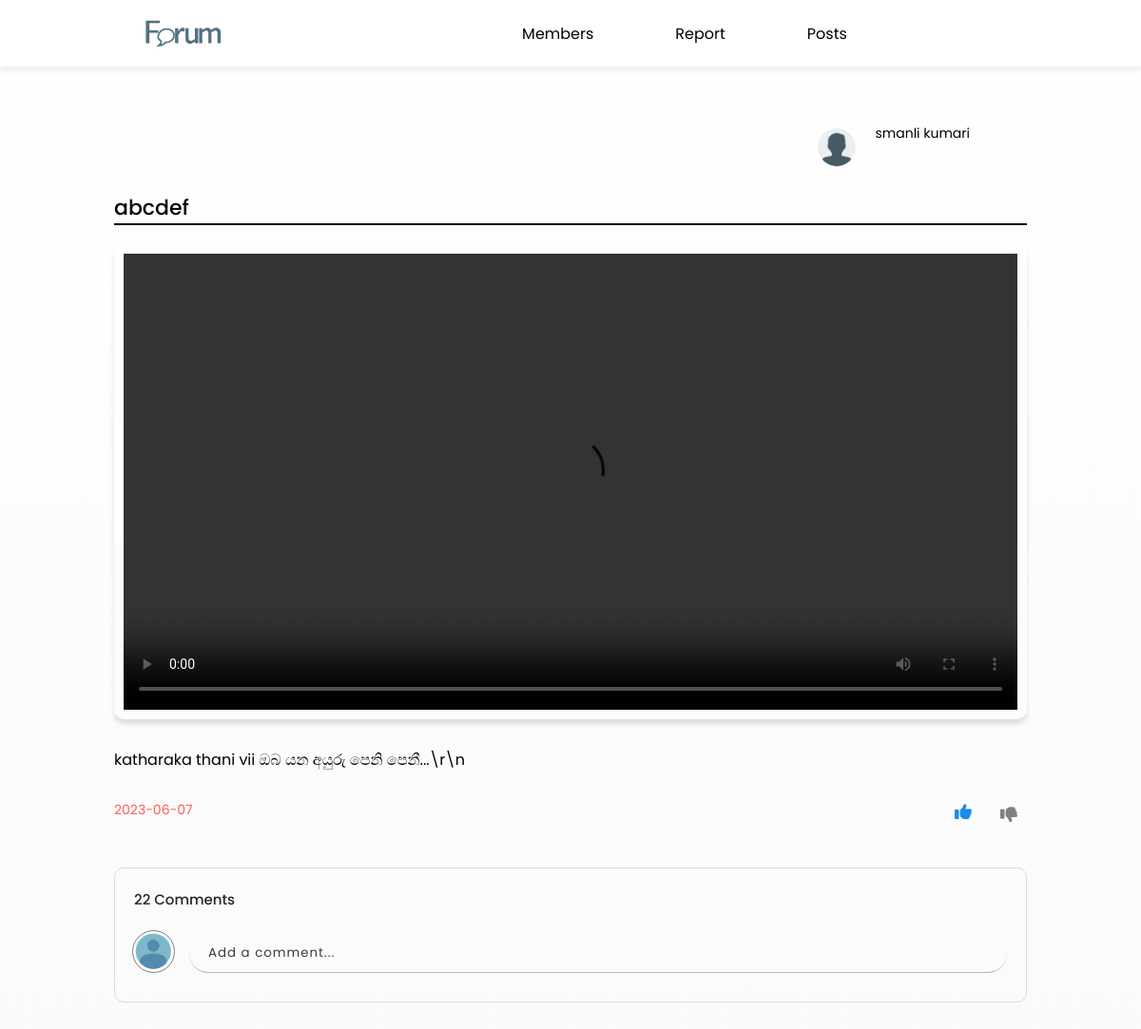
Page /ElakiriClone_new/admin/admin-view-post.php?pid=2 (signed in) on the committed database.
### tables this page shows
CREATE TABLE IF NOT EXISTS `users` (
  `fname` varchar(35) DEFAULT NULL,
  `lname` varchar(35) DEFAULT NULL,
  `email` varchar(100) NOT NULL,
  `username` varchar(50) DEFAULT NULL,
  `password` varchar(150) DEFAULT NULL,
  `register_date` datetime DEFAULT NULL,
  `verification_code` varchar(50) DEFAULT NULL,
  `blocked` int DEFAULT '0',
  PRIMARY KEY (`email`)
);

CREATE TABLE IF NOT EXISTS `post` (
  `id` int NOT NULL AUTO_INCREMENT,
  `post_title` varchar(200) DEFAULT NULL,
  `user_email` varchar(50) DEFAULT NULL,
  `category_id` int DEFAULT NULL,
  `media` varchar(150) DEFAULT NULL,
  `post_content` text,
  `date` datetime DEFAULT NULL,
  `hidden` int DEFAULT '0',
  `view_id` int DEFAULT '1',
  PRIMARY KEY (`id`),
  KEY `FK_post_users` (`user_email`),
  KEY `FK_post_category` (`category_id`),
  KEY `FK_post_post_view` (`view_id`),
  CONSTRAINT `FK_post_category` FOREIGN KEY (`category_id`) REFERENCES `category` (`id`),
  CONSTRAINT `FK_post_post_view` FOREIGN KEY (`view_id`) REFERENCES `post_view` (`id`),
  CONSTRAINT `FK_post_users` FOREIGN KEY (`user_email`) REFERENCES `users` (`email`)
);

CREATE TABLE IF NOT EXISTS `reaction` (
  `id` int NOT NULL AUTO_INCREMENT,
  `post_id` int DEFAULT NULL,
  `react_id` int DEFAULT NULL,
  `user_email` varchar(50) DEFAULT NULL,
  PRIMARY KEY (`id`),
  KEY `FK_reaction_post` (`post_id`),
  KEY `FK_reaction_users` (`user_email`),
  KEY `FK_reaction_react` (`react_id`),
  CONSTRAINT `FK_reaction_post` FOREIGN KEY (`post_id`) REFERENCES `post` (`id`),
  CONSTRAINT `FK_reaction_react` FOREIGN KEY (`react_id`) REFERENCES `react` (`id`),
  CONSTRAINT `FK_reaction_users` FOREIGN KEY (`user_email`) REFERENCES `users` (`email`)
);

### ElakiriClone_new/admin/connection.php (called while the page is built, shortened)
<?php
class Database
{
    public static $connecrtion;
    public static function setUpConnection()
    {
        if (!isset(Database::$connecrtion)) {
            Database::$connecrtion = new mysqli("localhost", "root", "your_password", "elakiri", "3306");
        }
    }
    public static function search($q)
    {
        $resultset = Database::$connecrtion->query($q);
        return $resultset;
    }
}

### ElakiriClone_new/admin/admin-view-post.php (the view, shortened to what this page needs)
<?php
require("connection.php");
$pid = $_GET["pid"];
?>
<!DOCTYPE html>
<html lang="en">
<head>
    <link rel="stylesheet" href="https://cdnjs.cloudflare.com/ajax/libs/font-awesome/6.4.0/css/all.min.css" />
    <link rel="stylesheet" href="../css/view-post.css">
    <link rel="stylesheet" href="../css/comments.css">
    <link rel="stylesheet" href="../css/common.css">
    <link rel="stylesheet" href="css/admin-view-post.css">
</head>
<body onload="loadcomment('<?php echo $pid; ?>')">
    <header>
        <div class="header-left">
            <a onclick="pageTravel('../home.php')"><img src="../images/header/Forum-logo.png" alt="LOGO" class="header-logo"></a>
        </div>
        <nav class="header-mid">
            <a class="navs" href="adminpannel.php">Members</a>
            <a class="navs" href="report-post.php">Report</a>
            <a class="navs " href="admin-posts.php">Posts</a>
        </nav>
    </header>
    <div class="view-post-container">
        <?php
        $d = new DateTime();
        $tz = new DateTimezone("Asia/Colombo");
        $d->setTimezone($tz);
        $ndate = $d->format("Y-m-d H:i:s");
        $CposttrendRS = Database::search("SELECT * FROM `post` WHERE `id` = '" . $pid . "' ");
        $TrCtnrow = $CposttrendRS->num_rows;
        if ($TrCtnrow == 1) {
            $TrCtPostdata = $CposttrendRS->fetch_assoc();
            $authorResult = Database::search("SELECT * FROM `users` WHERE `email` = '" . $TrCtPostdata["user_email"] . "'");
            $Authordata = $authorResult->fetch_assoc();
            $file_name = $TrCtPostdata["media"];
            $file_extension = pathinfo($file_name, PATHINFO_EXTENSION);
        }
        $postdate1 = new DateTime($TrCtPostdata["date"]);
        $postdate2 = new DateTime($ndate);
        $postdatearray = explode(" ", $TrCtPostdata["date"]);
        $postinterval = $postdate1->diff($postdate2);
        if (isset($_SESSION["user_email"])) {
            $Tuserlikers = Database::search("SELECT * FROM `reaction` WHERE `post_id` = '" . $TrCtPostdata["id"] . "' AND `user_email` = '" . $_SESSION["user_email"] . "' ");
            $Tuserlikenrow = $Tuserlikers->num_rows;
            if ($Tuserlikenrow == "1") {
                $Tuserlikedata = $Tuserlikers->fetch_assoc();
            }
        }
        $ViproRs  = Database::search("SELECT * FROM `profile_pic` WHERE `email` = '" . $Authordata["email"] . "'");
        $Vpicrow = $ViproRs->num_rows;
        ?>
        <div class="view-user-cont">
            <div class="view-user-sec-cont">
                <div class="view-user-pic-holder">
                    <?php
                    if ($Vpicrow == "1") {
                        $VpicData = $ViproRs->fetch_assoc();
                    ?>
                        <img src="../images/profile_pic/<?php echo $VpicData["image"] ?>" alt="user" class="view-user-pic">
                    <?php
                    } else {
                    ?>
                        <img src="../images/header/forum-user-img.avif" alt="user" class="view-user-pic">
                    <?php
                    }
                    ?>
                </div>
                <div class="view-user-des-cont">
                    <div class="view-user-name"><?php echo $Authordata["fname"] . " " . $Authordata["lname"] ?> </div>
                </div>
            </div>
        </div>
        <div class="post-title"><?php echo $TrCtPostdata["post_title"] ?></div>
        <div class="post-media-holder">
            <?php
            $removeRs = Database::search("SELECT * FROM `remove_post`  WHERE `post_id` = '" . $pid . "'  ");
            $removeRow = $removeRs->num_rows;
            if ($removeRow > "0") {
                $removeData = $removeRs->fetch_assoc();
            ?>
                <span class="view-reported-note">
                    <span>Post is removed</span>
                    <span class="view-reported-note-sub"><?php echo $removeData["reason"] ?></span>
                </span>
            <?php
            }
            if ($file_extension == "mp3") {
            ?>
                <img src="../images/post/audio/Audio_CD.png" alt="" class="post-audio post-media">
                <audio controls class="post-pic post-audio">
                    <source src="../images/post/audio/<?php echo $TrCtPostdata["media"] ?>" type="audio/mp3">
                    Your browser does not support the audio element.
                </audio>
            <?php
            } elseif ($file_extension == "mp4") {
            ?>
                <video controls class="post post-media">
                    <source src="../images/post/video/<?php echo $TrCtPostdata["media"] ?>" type="video/mp4">
                </video>
            <?php
            } else {
            ?>
                <img src="../images/post/image/<?php echo $TrCtPostdata["media"] ?>" alt="" class="post-media">
            <?php
            }
            ?>
        </div>
        <p class="post-text-content">
            <?php echo $TrCtPostdata["post_content"] ?>
        </p>
        <div class="post-details">
            <div class="post-date"><?php if ($postinterval->y > 0) {
                                        echo $postdatearray[0];
                                    } elseif ($postinterval->m > 0) {
                                        echo $postdatearray[0];
                                    } elseif ($postinterval->days > 0) {
                                        echo $postinterval->days . " " . "days ago";
                                    } elseif ($postinterval->h > 0) {
                                        echo $postinterval->h . " " . "hours ago";
                                    } elseif ($postinterval->i > 0) {
                                        echo $postinterval->i . " " . "minutes ago";
                                    } elseif ($postinterval->s > 0) {
                                        echo $postinterval->s . " " . "seconds ago";
                                    } else {
                                        echo "just now";
                                    } ?></div>
            <?php
            if (isset($_SESSION["user_email"])) { ?>
                <div class="like-dis-con">
                    <div class="like-con">
                        <i id="likeb" onclick="like('<?php echo $_SESSION['user_email'] ?>','<?php echo $pid ?>','like')" class="likedefault fa-solid fa-thumbs-up <?php if ($Tuserlikedata["react_id"] == "1") {
                                                                                                                                                                        echo "like";
                                                                                                                                                                    } ?>"></i>
                    </div>
                    <div class="dis-con">
                        <i id="dislikeb" onclick="like('<?php echo $_SESSION['user_email'] ?>','<?php echo $pid ?>','dis')" class="likedefault fa-solid fa-thumbs-down <?php if ($Tuserlikedata["react_id"] == "2") {
                                                                                                                                                                            echo "dislike";
                                                                                                                                                                        } ?>"></i>
                    </div>
                </div>
            <?php
            }
            ?>
        </div>
        <?php
        $commentrs = Database::search("SELECT * FROM `comments` WHERE `post_id` = '" . $pid . "' ORDER BY `date_time` DESC");
        $cnrow = $commentrs->num_rows;
        ?>
        <div class="comments">
            <div class="comment-header">
                <div class="nmbr-of-comments"><span id="numofcomment"><?php echo $cnrow ?></span> Comments</div>
            </div>
            <div class="user-comment-container">
                <div class="user-pic-holder">
                    <img class="user-pic" src="../images/coments/user.svg" alt="user" />
                </div>
                <input class="comment-bar" id="comment" type="text" placeholder="Add a comment..." disabled />
            </div>
        </div>
    </div>
</body>
</html>

### ElakiriClone_new/css/view-post.css (style rules this page uses)
.view-post-container { position: relative; min-height: calc(100vh - var(--margin) - var(--footer-height)); padding-top: var(--margin); padding-bottom: var(--margin); padding-left: 100px; display: flex; flex-direction: column; align-items: center; background-color: rgb(255, 255, 255); background-image: linear-gradient(0deg, rgb(250, 250, 250), rgb(255, 255, 255)); }
.view-user-cont { width: 70%; margin-top: 50px; margin-bottom: 10px; display: flex; flex-direction: column; align-items: flex-end; justify-content: flex-end; position: relative; }
.view-user-sec-cont { display: grid; grid-template-columns: 40px max-content; column-gap: 20px; margin-bottom: 10px; }
.view-user-pic-holder { width: 100%; aspect-ratio: 1/1; object-fit: cover; }
.view-user-pic { width: 100%; height: 100%; border-radius: 50%; overflow: hidden; margin-top: 5px; cursor: pointer; }
.view-user-name { font-size: 14px; cursor: pointer; }
.view-user-des-cont { display: flex; flex-direction: column; }
.post-title { font-weight: 500; margin-bottom: 20px; font-size: 22px; width: 70%; max-width: 1200px; border-bottom: 2px solid black; }
.post-media-holder { width: 70%; max-width: 1200px; min-height: 200px; height: 500px; background-color: rgba(155, 138, 172, 0); display: flex; flex-direction: column; box-shadow: 0px 5px 5px rgba(0, 0, 0, 0.123); border-radius: 10px; padding: 10px 10px; position: relative; }
.view-reported-note { position: absolute; width: 100%; background-color: white; display: flex; flex-direction: column; text-align: center; font-size: 40px; padding: 10px; font-weight: 600; color: red; left: 50%; top: 50%; transform: translate(-50%, -50%); }
.view-reported-note-sub { font-size: 25px; padding-bottom: 10px; }
.post-media, .post-audio { width: 100%; height: 100%; align-self: center; object-fit: contain; }
.post-text-content { width: 70%; max-width: 1200px; margin-top: 30px; font-size: 16px; text-align: justify; }
.post-details { width: 70%; max-width: 1200px; margin-top: 30px; display: flex; justify-content: space-between; align-items: flex-end; font-size: 14px; }
.like-dis-con { gap: 20px; display: flex; }
.like-con, .dis-con { display: flex; gap: 10px; }
.likedefault { font-size: 18px; color: grey; }
.dis-con i { transform: translateY(3px); }
.post-date { color: var(--color-red); }
@media (max-width: 1200px) { .post-media-holder { width: 80%; } }
@media (max-width: 1200px) { .post-title { width: 80%; } }
@media (max-width: 1200px) { .post-text-content { width: 80%; } }
@media (max-width: 1200px) { .post-details { width: 80%; } }

### ElakiriClone_new/css/comments.css (style rules this page uses)
.comments { font-family: roboto; padding: 20px 20px 0 20px; border: 1px solid rgba(128, 128, 128, 0.267); border-radius: 10px; width: 70%; max-width: 1200px; margin-top: 50px; }
.comment-header { display: flex; flex-direction: row; margin-bottom: 20px; }
.nmbr-of-comments { font-size: 15px; font-weight: 500; padding: 1px 30px 0 0; color: rgb(36, 36, 36); }
.user-comment-container { display: flex; align-items: center; margin: 0 0 30px -2px; position: relative; }
.user-pic-holder { width: 45px; height: 45px; overflow: hidden; margin-right: 15px; cursor: pointer; border-radius: 50%; transition: 250ms; border: 1px solid grey; }
.user-pic, .commented-channel-pic { width: 100%; height: 100%; object-fit: cover; }
.comment-bar { display: flex; height: 20px; margin-top: 5px; background-color: rgba(0, 0, 0, 0); border: none; border-bottom: 1px solid rgb(184, 184, 184); flex: 1; color: rgb(0, 0, 0); padding: 20px 30px 20px 20px; border-radius: 20px; letter-spacing: 1px; }
.comment-bar::placeholder { color: rgb(58, 58, 58); }
@media (max-width: 1200px) { .comments { width: 80%; } }

### ElakiriClone_new/css/common.css (style rules this page uses)
* { margin: 0; padding: 0; box-sizing: border-box; font-family: 'Poppins', sans-serif; }
:root { --margin: 10vh; --footer-height: 8vh; --side-space: 100px; --color-base: #507282; --color-base: #0a74a5; --color-red: #ff5b5b; --btn-blue: #75d8ff; }
body { overflow-x: hidden; }
html { scroll-behavior: smooth; }
i { cursor: pointer; }
.like { color:#1d8ae9; }

### rows in the picture
users: fname "smanli", lname "kumari"
post: post_title "abcdef", post_content "katharaka thani vii ඔබ යන අයුරු පෙනි පෙනී...\\r\\n", date "2023-06-07"

### other values in the picture
$cnrow "22"
